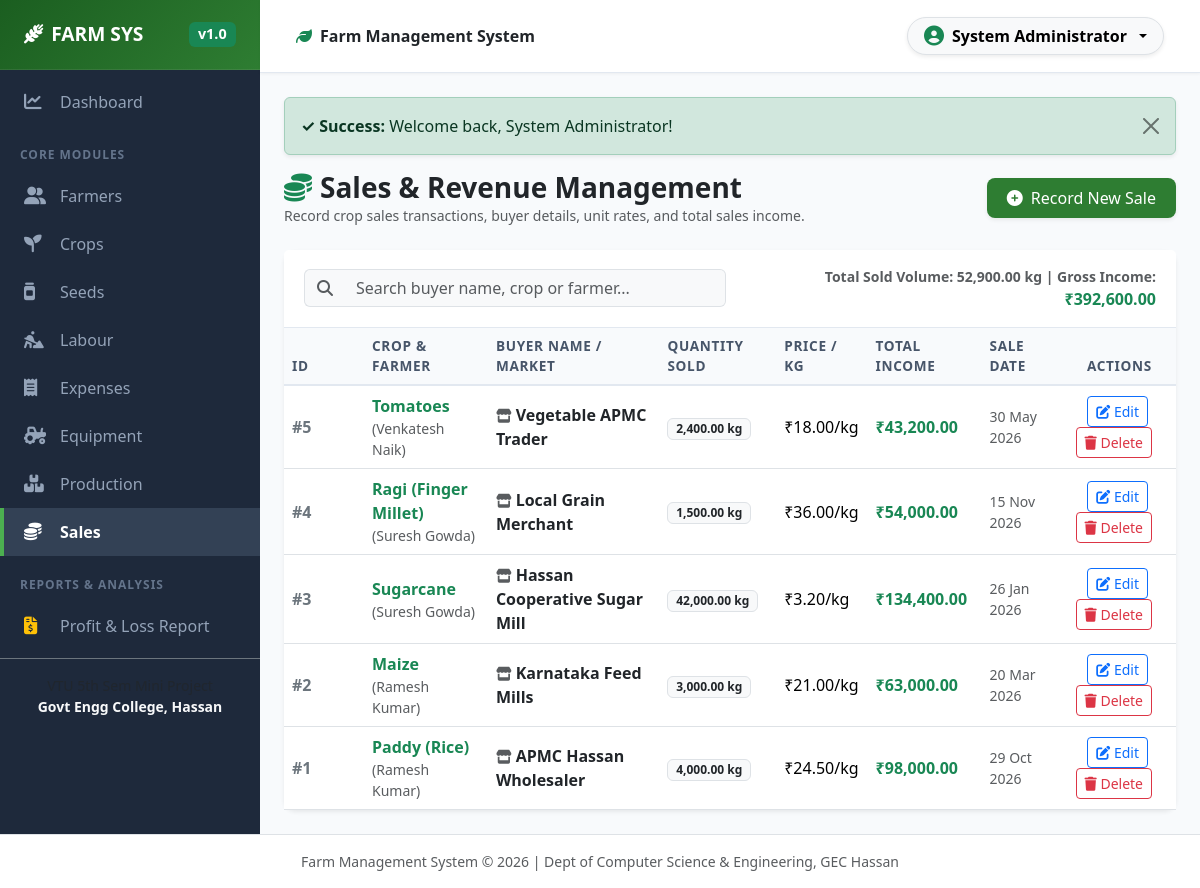
Screenshot of /modules/sales/list.php (signed in) with the database file from the repository.
### tables this page shows
CREATE TABLE IF NOT EXISTS `sales` (
  `sale_id` INT AUTO_INCREMENT PRIMARY KEY,
  `crop_id` INT NOT NULL,
  `buyer_name` VARCHAR(100) NOT NULL,
  `quantity_kg` DECIMAL(10,2) NOT NULL,
  `price_per_kg` DECIMAL(10,2) NOT NULL,
  `sale_date` DATE NOT NULL,
  `created_at` TIMESTAMP DEFAULT CURRENT_TIMESTAMP,
  FOREIGN KEY (`crop_id`) REFERENCES `crop`(`crop_id`) ON DELETE CASCADE
);

CREATE TABLE IF NOT EXISTS `crop` (
  `crop_id` INT AUTO_INCREMENT PRIMARY KEY,
  `farmer_id` INT NOT NULL,
  `crop_name` VARCHAR(100) NOT NULL,
  `season` VARCHAR(30) NOT NULL,
  `planting_date` DATE NOT NULL,
  `harvest_date` DATE DEFAULT NULL,
  `created_at` TIMESTAMP DEFAULT CURRENT_TIMESTAMP,
  FOREIGN KEY (`farmer_id`) REFERENCES `farmer`(`farmer_id`) ON DELETE CASCADE
);

CREATE TABLE IF NOT EXISTS `farmer` (
  `farmer_id` INT AUTO_INCREMENT PRIMARY KEY,
  `name` VARCHAR(100) NOT NULL,
  `phone` VARCHAR(15) NOT NULL,
  `address` TEXT,
  `created_at` TIMESTAMP DEFAULT CURRENT_TIMESTAMP
);

### modules/sales/list.php (the view, shortened to what this page needs)
<?php
require_once __DIR__ . '/../../includes/header.php';
$search = trim($_GET['search'] ?? '');
if (!empty($search)) {
    $stmt = $pdo->prepare("
        SELECT s.*, (s.quantity_kg * s.price_per_kg) as total_income, c.crop_name, f.name as farmer_name
        FROM sales s
        JOIN crop c ON s.crop_id = c.crop_id
        JOIN farmer f ON c.farmer_id = f.farmer_id
        WHERE s.buyer_name LIKE ? OR c.crop_name LIKE ? OR f.name LIKE ?
        ORDER BY s.sale_id DESC
    ");
    $stmt->execute(["%$search%", "%$search%", "%$search%"]);
} else {
    $stmt = $pdo->query("
        SELECT s.*, (s.quantity_kg * s.price_per_kg) as total_income, c.crop_name, f.name as farmer_name
        FROM sales s
        JOIN crop c ON s.crop_id = c.crop_id
        JOIN farmer f ON c.farmer_id = f.farmer_id
        ORDER BY s.sale_id DESC
    ");
}
$sales = $stmt->fetchAll();
$total_revenue_sum = array_sum(array_column($sales, 'total_income'));
$total_sold_kg = array_sum(array_column($sales, 'quantity_kg'));
?>
<div class="d-flex justify-content-between align-items-center mb-4">
    <div>
        <h3 class="fw-bold text-dark mb-0"><i class="fa-solid fa-coins text-success me-2"></i>Sales & Revenue Management</h3>
        <p class="text-muted small mb-0">Record crop sales transactions, buyer details, unit rates, and total sales income.</p>
    </div>
    <a href="add.php" class="btn btn-farm shadow-sm">
        <i class="fa-solid fa-plus-circle me-1"></i> Record New Sale
    </a>
</div>
<div class="card shadow-sm border-0">
    <div class="card-header bg-white py-3">
        <div class="row align-items-center g-2">
            <div class="col-md-6">
                <form method="GET" action="list.php" class="d-flex gap-2">
                    <div class="input-group">
                        <span class="input-group-text bg-light border-end-0"><i class="fa-solid fa-magnifying-glass text-muted"></i></span>
                        <input type="text" id="tableSearchInput" name="search" class="form-control bg-light border-start-0" placeholder="Search buyer name, crop or farmer..." value="<?= htmlspecialchars($search) ?>">
                    </div>
                </form>
            </div>
            <div class="col-md-6 text-md-end text-muted small">
                Total Sold Volume: <strong><?= number_format($total_sold_kg, 2) ?> kg</strong> | Gross Income: <strong class="text-success fs-6"><?= format_currency($total_revenue_sum) ?></strong>
            </div>
        </div>
    </div>
    <div class="card-body p-0">
        <div class="table-responsive">
            <table class="table table-hover table-searchable align-middle mb-0">
                <thead class="table-light">
                    <tr>
                        <th style="width: 80px;">ID</th>
                        <th>Crop & Farmer</th>
                        <th>Buyer Name / Market</th>
                        <th>Quantity Sold</th>
                        <th>Price / kg</th>
                        <th>Total Income</th>
                        <th>Sale Date</th>
                        <th class="text-end pe-4">Actions</th>
                    </tr>
                </thead>
                <tbody>
                    <?php if (empty($sales)): ?>
                        <tr>
                            <td colspan="8" class="text-center py-4 text-muted">No sales transactions recorded.</td>
                        </tr>
                    <?php else: ?>
                        <?php foreach ($sales as $sale): ?>
                            <tr>
                                <td class="fw-bold text-secondary">#<?= $sale['sale_id'] ?></td>
                                <td>
                                    <span class="fw-bold text-success"><?= htmlspecialchars($sale['crop_name']) ?></span>
                                    <span class="small text-muted d-block">(<?= htmlspecialchars($sale['farmer_name']) ?>)</span>
                                </td>
                                <td class="fw-semibold text-dark">
                                    <i class="fa-solid fa-store text-muted me-1 small"></i><?= htmlspecialchars($sale['buyer_name']) ?>
                                </td>
                                <td><span class="badge bg-light text-dark border"><?= number_format($sale['quantity_kg'], 2) ?> kg</span></td>
                                <td><?= format_currency($sale['price_per_kg']) ?>/kg</td>
                                <td class="fw-bold text-success fs-6"><?= format_currency($sale['total_income']) ?></td>
                                <td class="small text-muted"><?= format_date($sale['sale_date']) ?></td>
                                <td class="text-end pe-4">
                                    <a href="edit.php?id=<?= $sale['sale_id'] ?>" class="btn btn-sm btn-outline-primary me-1" title="Edit Sale">
                                        <i class="fa-solid fa-pen-to-square"></i> Edit
                                    </a>
                                    <a href="delete.php?id=<?= $sale['sale_id'] ?>" class="btn btn-sm btn-outline-danger btn-delete-confirm" data-item="Sale Record #<?= $sale['sale_id'] ?>" title="Delete Sale">
                                        <i class="fa-solid fa-trash"></i> Delete
                                    </a>
                                </td>
                            </tr>
                        <?php endforeach; ?>
                    <?php endif; ?>
                </tbody>
            </table>
        </div>
    </div>
</div>
<?php require_once __DIR__ . '/../../includes/footer.php'; ?>

### assets/css/style.css (style rules this page uses)
:root { --primary-color: #2e7d32; --primary-dark: #1b5e20; --primary-light: #e8f5e9; --accent-color: #4caf50; --sidebar-bg: #1e293b; --sidebar-hover: #334155; --sidebar-text: #94a3b8; --bg-light: #f8fafc; --card-shadow: 0 4px 6px -1px rgba(0, 0, 0, 0.05), 0 2px 4px -1px rgba(0, 0, 0, 0.03); --hover-shadow: 0 10px 15px -3px rgba(0, 0, 0, 0.08), 0 4px 6px -2px rgba(0, 0, 0, 0.04); }
body { font-family: 'Segoe UI', system-ui, -apple-system, sans-serif; background-color: var(--bg-light); color: #334155; min-height: 100vh; }
.btn-farm { background-color: var(--primary-color); color: #ffffff; border: none; font-weight: 500; padding: 0.5rem 1.25rem; border-radius: 8px; transition: background-color 0.2s ease; }
.card { border: none; border-radius: 12px; box-shadow: var(--card-shadow); }
.card-header { background-color: #ffffff; border-bottom: 1px solid #e2e8f0; font-weight: 600; padding: 1rem 1.25rem; }
.table { vertical-align: middle; }
.table thead th { background-color: #f8fafc; color: #475569; font-weight: 600; font-size: 0.85rem; text-transform: uppercase; letter-spacing: 0.05em; border-bottom: 2px solid #e2e8f0; }

### rows the page displays
sales: sale_id "5", crop.crop_name "Tomatoes", farmer.name "Venkatesh Naik", buyer_name "Vegetable APMC Trader", quantity_kg "2,400.00", price_per_kg "₹18.00", total_income "₹43,200.00", sale_date "30 May 2026"
sales: sale_id "4", crop.crop_name "Ragi (Finger Millet)", farmer.name "Suresh Gowda", buyer_name "Local Grain Merchant", quantity_kg "1,500.00", price_per_kg "₹36.00", total_income "₹54,000.00", sale_date "15 Nov 2026"
sales: sale_id "3", crop.crop_name "Sugarcane", farmer.name "Suresh Gowda", buyer_name "Hassan Cooperative Sugar Mill", quantity_kg "42,000.00", price_per_kg "₹3.20", total_income "₹134,400.00", sale_date "26 Jan 2026"
sales: sale_id "2", crop.crop_name "Maize", farmer.name "Ramesh Kumar", buyer_name "Karnataka Feed Mills", quantity_kg "3,000.00", price_per_kg "₹21.00", total_income "₹63,000.00", sale_date "20 Mar 2026"
sales: sale_id "1", crop.crop_name "Paddy (Rice)", farmer.name "Ramesh Kumar", buyer_name "APMC Hassan Wholesaler", quantity_kg "4,000.00", price_per_kg "₹24.50", total_income "₹98,000.00", sale_date "29 Oct 2026"

### other values shown
$_SESSION['full_name'] "System Administrator"
$flash['message'] "Welcome back, System Administrator!"
$total_sold_kg "52,900.00"
format_currency($total_revenue_sum) "₹392,600.00"
